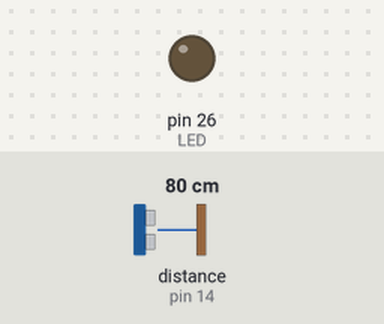
Simulated run of this program. Board: MicroPython board. Parts: output pins drawn as LEDs (lit = HIGH). The test bench sets the inputs (shaded band); at power-on: distance to the obstacle (sensor on pin 14) 80 cm. The echo pulse lasts 58.3 µs per cm; WiFi joins after 1.5 s; pins used as bus, display or sensor lines are not drawn; what the program prints to the serial console is not drawn.

Above: at 3.2 s.
3.3 s: distance to the obstacle (sensor on pin 14) set to 55 cm
5.2 s: distance to the obstacle (sensor on pin 14) set to 49 cm
At 6.3 s:
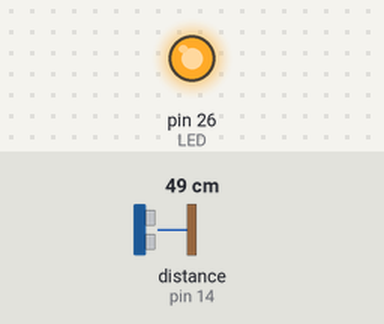
7.5 s: distance to the obstacle (sensor on pin 14) set to 60 cm
At 9.2 s:
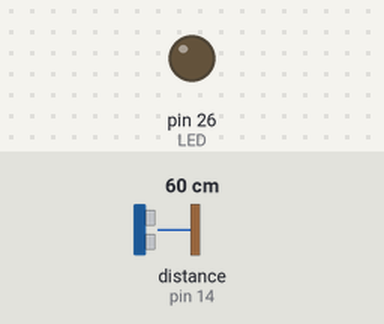
9.5 s: distance to the obstacle (sensor on pin 14) set to 2 cm
At 11.3 s:
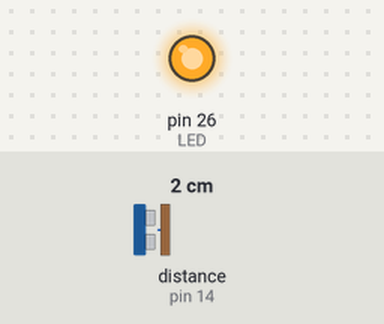
Timing chart, 0 to 12.5 s (numbered marks = the images above; inputs shaded):
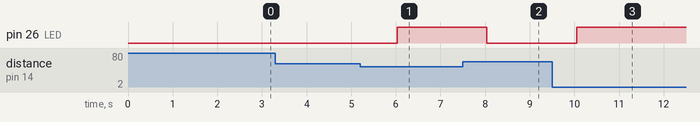

The program:

HTTP_NODE.py
```python
import machine
import time
import urequests  # MicroPython library for HTTP requests
from machine import Pin

# Wi-Fi Credentials
ssid = 'Redmi'
password = '876543210'

# Define pins for the JSN-SR04T sensor
TRIG_PIN = 12   # Change to your GPIO pin for Trig
ECHO_PIN = 14   # Change to your GPIO pin for Echo
LED = Pin(26, Pin.OUT)

# Define URL for your Node.js server
nodejs_server_url = 'https://test-iot-554d.onrender.com/sensor-distance'

# Function to connect to Wi-Fi
def connect_wifi():
    import network
    wlan = network.WLAN(network.STA_IF)
    wlan.active(True)
    wlan.connect(ssid, password)

    while not wlan.isconnected():
        time.sleep(1)
        print('Connecting to Wi-Fi...')

    print('Connected to Wi-Fi')
    print('Network config:', wlan.ifconfig())

# Function to measure distance
def measure_distance():
    trig = machine.Pin(TRIG_PIN, machine.Pin.OUT)
    echo = machine.Pin(ECHO_PIN, machine.Pin.IN)

    trig.value(0)
    time.sleep_us(2)
    trig.value(1)
    time.sleep_us(10)
    trig.value(0)

    # Measure the duration of the pulse
    timeout = 10000  # Timeout value in microseconds
    start_time = time.ticks_us()

    while echo.value() == 0:
        if time.ticks_diff(time.ticks_us(), start_time) > timeout:
            return -1  # Return -1 for timeout (sensor not working)

    start = time.ticks_us()

    while echo.value() == 1:
        if time.ticks_diff(time.ticks_us(), start) > timeout:
            return -1  # Return -1 for timeout (sensor not working)

    end = time.ticks_us()

    # Calculate distance in centimeters
    duration = time.ticks_diff(end, start)
    distance = (duration / 2) / 29.1  # Speed of sound = 343 m/s
    return int(distance)

# Connect to Wi-Fi
connect_wifi()

while True:
    # Measure distance from the sensor
    distance = measure_distance()

    if distance == -1:
        status = "off"  # Sensor not working
        print("Sensor not responding")
    else:
        status = "on"  # Sensor working
        print(f'Distance: {distance} cm')

    # Control the LED based on distance
    if distance <= 50 and distance != -1:
        LED.value(1)  # Turn on LED if distance is <= 50 cm
        binLid_status = "OPEN"
    else:
        LED.value(0)  # Turn off LED otherwise
        binLid_status = "CLOSED"

    # Prepare dynamic data to send to the Node.js server
    obj = {
        "_id": 1,
        "binLid_status": binLid_status,
        "distance": distance,
        "location": "Auditorium",
        "microProcessor_status": "ON",
        "sensor_status": status.upper()
    }

#     try:
#         response = urequests.post(nodejs_server_url, json=obj)
#         print(f'Status: {response.status_code}, Response: {response.text}')
#         response.close()
#     except Exception as e:
#         print('Error sending data:', e)
    print(obj)

    time.sleep(1)  # Send data every second
```

Measured:
- the behaviour switches between 52 and 51 cm on distance to the obstacle (sensor on pin 14) (found by bisection; images 0 and 1)
- after the input at 3.3 s, every drawn part: stays the same
- after the input at 5.2 s, pin 26 (LED): LOW → HIGH after 0.83 s
- after the input at 7.5 s, pin 26 (LED): HIGH → LOW after 0.54 s
- after the input at 9.5 s, pin 26 (LED): LOW → HIGH after 0.55 s
